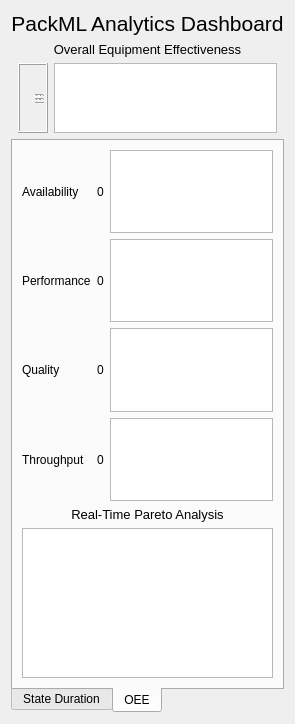
<?xml version="1.0" encoding="UTF-8"?>
<ui version="4.0">
 <class>DashboardWidget</class>
 <widget class="QWidget" name="DashboardWidget">
  <property name="geometry">
   <rect>
    <x>0</x>
    <y>0</y>
    <width>46</width>
    <height>123</height>
   </rect>
  </property>
  <property name="sizePolicy">
   <sizepolicy hsizetype="Expanding" vsizetype="Expanding">
    <horstretch>0</horstretch>
    <verstretch>0</verstretch>
   </sizepolicy>
  </property>
  <property name="windowTitle">
   <string>Form</string>
  </property>
  <layout class="QVBoxLayout" name="verticalLayout_3">
   <item>
    <layout class="QVBoxLayout" name="verticalLayout">
     <item>
      <layout class="QHBoxLayout" name="horizontalLayout_2">
       <item>
        <spacer name="horizontalSpacer_4">
         <property name="orientation">
          <enum>Qt::Horizontal</enum>
         </property>
         <property name="sizeHint" stdset="0">
          <size>
           <width>40</width>
           <height>20</height>
          </size>
         </property>
        </spacer>
       </item>
       <item>
        <layout class="QVBoxLayout" name="verticalLayout_5">
         <item>
          <widget class="QLabel" name="label_2">
           <property name="font">
            <font>
             <pointsize>16</pointsize>
            </font>
           </property>
           <property name="text">
            <string>PackML Analytics Dashboard</string>
           </property>
           <property name="alignment">
            <set>Qt::AlignCenter</set>
           </property>
          </widget>
         </item>
        </layout>
       </item>
       <item>
        <spacer name="horizontalSpacer_3">
         <property name="orientation">
          <enum>Qt::Horizontal</enum>
         </property>
         <property name="sizeHint" stdset="0">
          <size>
           <width>40</width>
           <height>20</height>
          </size>
         </property>
        </spacer>
       </item>
      </layout>
     </item>
    </layout>
   </item>
   <item>
    <widget class="QLabel" name="label_4">
     <property name="sizePolicy">
      <sizepolicy hsizetype="Minimum" vsizetype="Minimum">
       <horstretch>0</horstretch>
       <verstretch>0</verstretch>
      </sizepolicy>
     </property>
     <property name="font">
      <font>
       <pointsize>10</pointsize>
      </font>
     </property>
     <property name="text">
      <string>Overall Equipment Effectiveness</string>
     </property>
     <property name="alignment">
      <set>Qt::AlignCenter</set>
     </property>
    </widget>
   </item>
   <item>
    <layout class="QHBoxLayout" name="horizontalLayout">
     <item>
      <spacer name="horizontalSpacer">
       <property name="orientation">
        <enum>Qt::Horizontal</enum>
       </property>
       <property name="sizeHint" stdset="0">
        <size>
         <width>40</width>
         <height>20</height>
        </size>
       </property>
      </spacer>
     </item>
     <item>
      <widget class="QLCDNumber" name="lcdNumber_oee">
       <property name="sizePolicy">
        <sizepolicy hsizetype="Expanding" vsizetype="Expanding">
         <horstretch>0</horstretch>
         <verstretch>0</verstretch>
        </sizepolicy>
       </property>
       <property name="intValue" stdset="0">
        <number>95</number>
       </property>
      </widget>
     </item>
     <item>
      <widget class="QGraphicsView" name="graphicsView_2"/>
     </item>
     <item>
      <spacer name="horizontalSpacer_2">
       <property name="orientation">
        <enum>Qt::Horizontal</enum>
       </property>
       <property name="sizeHint" stdset="0">
        <size>
         <width>40</width>
         <height>20</height>
        </size>
       </property>
      </spacer>
     </item>
    </layout>
   </item>
   <item>
    <widget class="QTabWidget" name="tabWidget">
     <property name="autoFillBackground">
      <bool>false</bool>
     </property>
     <property name="tabPosition">
      <enum>QTabWidget::South</enum>
     </property>
     <property name="currentIndex">
      <number>1</number>
     </property>
     <property name="documentMode">
      <bool>false</bool>
     </property>
     <widget class="QWidget" name="tab">
      <attribute name="title">
       <string>State Duration</string>
      </attribute>
      <layout class="QGridLayout" name="gridLayout_2">
       <item row="0" column="0">
        <layout class="QGridLayout" name="gridLayout_3">
         <item row="0" column="0">
          <widget class="QLabel" name="label_6">
           <property name="text">
            <string>Execute</string>
           </property>
           <property name="alignment">
            <set>Qt::AlignCenter</set>
           </property>
          </widget>
         </item>
         <item row="2" column="0">
          <widget class="QLabel" name="label_9">
           <property name="text">
            <string>Suspended</string>
           </property>
           <property name="alignment">
            <set>Qt::AlignCenter</set>
           </property>
          </widget>
         </item>
         <item row="1" column="0">
          <widget class="QLabel" name="label_7">
           <property name="text">
            <string>Complete</string>
           </property>
           <property name="alignment">
            <set>Qt::AlignCenter</set>
           </property>
          </widget>
         </item>
         <item row="5" column="0">
          <widget class="QLabel" name="label_18">
           <property name="text">
            <string>Stopped</string>
           </property>
           <property name="alignment">
            <set>Qt::AlignCenter</set>
           </property>
          </widget>
         </item>
         <item row="0" column="2">
          <widget class="QGraphicsView" name="graphicsView_3"/>
         </item>
         <item row="0" column="1">
          <widget class="QLabel" name="label_5">
           <property name="text">
            <string>00:00:00</string>
           </property>
           <property name="alignment">
            <set>Qt::AlignCenter</set>
           </property>
          </widget>
         </item>
         <item row="4" column="1">
          <widget class="QLabel" name="label_17">
           <property name="text">
            <string>00:00:00</string>
           </property>
           <property name="alignment">
            <set>Qt::AlignCenter</set>
           </property>
          </widget>
         </item>
         <item row="1" column="2">
          <widget class="QGraphicsView" name="graphicsView_4"/>
         </item>
         <item row="3" column="1">
          <widget class="QLabel" name="label_12">
           <property name="text">
            <string>00:00:00</string>
           </property>
           <property name="alignment">
            <set>Qt::AlignCenter</set>
           </property>
          </widget>
         </item>
         <item row="4" column="0">
          <widget class="QLabel" name="label_15">
           <property name="text">
            <string>Idle</string>
           </property>
           <property name="alignment">
            <set>Qt::AlignCenter</set>
           </property>
          </widget>
         </item>
         <item row="2" column="1">
          <widget class="QLabel" name="label_10">
           <property name="text">
            <string>00:00:00</string>
           </property>
           <property name="alignment">
            <set>Qt::AlignCenter</set>
           </property>
          </widget>
         </item>
         <item row="2" column="2">
          <widget class="QGraphicsView" name="graphicsView_5"/>
         </item>
         <item row="3" column="0">
          <widget class="QLabel" name="label_11">
           <property name="text">
            <string>Hold</string>
           </property>
           <property name="alignment">
            <set>Qt::AlignCenter</set>
           </property>
          </widget>
         </item>
         <item row="1" column="1">
          <widget class="QLabel" name="label_8">
           <property name="text">
            <string>00:00:00</string>
           </property>
           <property name="alignment">
            <set>Qt::AlignCenter</set>
           </property>
          </widget>
         </item>
         <item row="3" column="2">
          <widget class="QGraphicsView" name="graphicsView_6"/>
         </item>
         <item row="4" column="2">
          <widget class="QGraphicsView" name="graphicsView_7"/>
         </item>
         <item row="5" column="1">
          <widget class="QLabel" name="label_19">
           <property name="text">
            <string>00:00:00</string>
           </property>
           <property name="alignment">
            <set>Qt::AlignCenter</set>
           </property>
          </widget>
         </item>
         <item row="5" column="2">
          <widget class="QGraphicsView" name="graphicsView_8"/>
         </item>
         <item row="6" column="0">
          <widget class="QLabel" name="label_20">
           <property name="text">
            <string>Aborted</string>
           </property>
           <property name="alignment">
            <set>Qt::AlignCenter</set>
           </property>
          </widget>
         </item>
         <item row="6" column="1">
          <widget class="QLabel" name="label_21">
           <property name="text">
            <string>00:00:00</string>
           </property>
           <property name="alignment">
            <set>Qt::AlignCenter</set>
           </property>
          </widget>
         </item>
         <item row="6" column="2">
          <widget class="QGraphicsView" name="graphicsView_9"/>
         </item>
        </layout>
       </item>
      </layout>
     </widget>
     <widget class="QWidget" name="tab_2">
      <attribute name="title">
       <string>OEE</string>
      </attribute>
      <layout class="QGridLayout" name="gridLayout">
       <item row="0" column="2">
        <layout class="QVBoxLayout" name="verticalLayout_2">
         <item>
          <layout class="QGridLayout" name="gridLayout_5">
           <item row="3" column="0">
            <widget class="QLabel" name="label_25">
             <property name="text">
              <string>Throughput</string>
             </property>
            </widget>
           </item>
           <item row="1" column="2">
            <widget class="QGraphicsView" name="graphicsView_11"/>
           </item>
           <item row="0" column="1">
            <widget class="QLabel" name="label_3">
             <property name="text">
              <string>0</string>
             </property>
            </widget>
           </item>
           <item row="0" column="2">
            <widget class="QGraphicsView" name="graphicsView"/>
           </item>
           <item row="0" column="0">
            <widget class="QLabel" name="label_13">
             <property name="text">
              <string>Availability</string>
             </property>
            </widget>
           </item>
           <item row="1" column="1">
            <widget class="QLabel" name="label_23">
             <property name="text">
              <string>0</string>
             </property>
            </widget>
           </item>
           <item row="2" column="0">
            <widget class="QLabel" name="label_24">
             <property name="text">
              <string>Quality</string>
             </property>
            </widget>
           </item>
           <item row="1" column="0">
            <widget class="QLabel" name="label_22">
             <property name="text">
              <string>Performance</string>
             </property>
            </widget>
           </item>
           <item row="2" column="1">
            <widget class="QLabel" name="label_26">
             <property name="text">
              <string>0</string>
             </property>
            </widget>
           </item>
           <item row="3" column="1">
            <widget class="QLabel" name="label_27">
             <property name="text">
              <string>0</string>
             </property>
            </widget>
           </item>
           <item row="2" column="2">
            <widget class="QGraphicsView" name="graphicsView_12"/>
           </item>
           <item row="3" column="2">
            <widget class="QGraphicsView" name="graphicsView_13"/>
           </item>
          </layout>
         </item>
         <item>
          <widget class="QLabel" name="label">
           <property name="font">
            <font>
             <pointsize>10</pointsize>
            </font>
           </property>
           <property name="text">
            <string>Real-Time Pareto Analysis</string>
           </property>
           <property name="alignment">
            <set>Qt::AlignCenter</set>
           </property>
          </widget>
         </item>
         <item>
          <widget class="QGraphicsView" name="graphicsView_10">
           <property name="minimumSize">
            <size>
             <width>0</width>
             <height>150</height>
            </size>
           </property>
          </widget>
         </item>
        </layout>
       </item>
      </layout>
     </widget>
    </widget>
   </item>
  </layout>
 </widget>
 <resources/>
 <connections/>
</ui>
